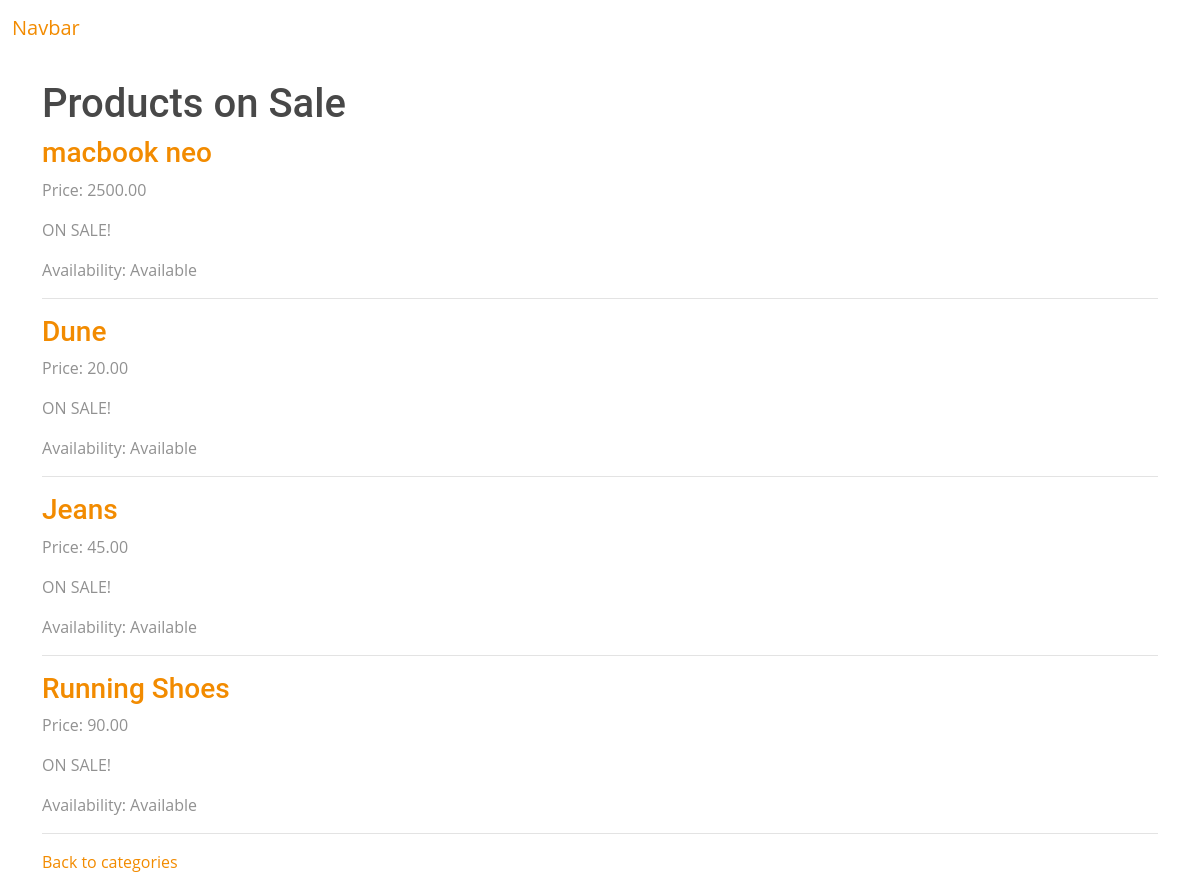
The app's page /on-sale/, older data.
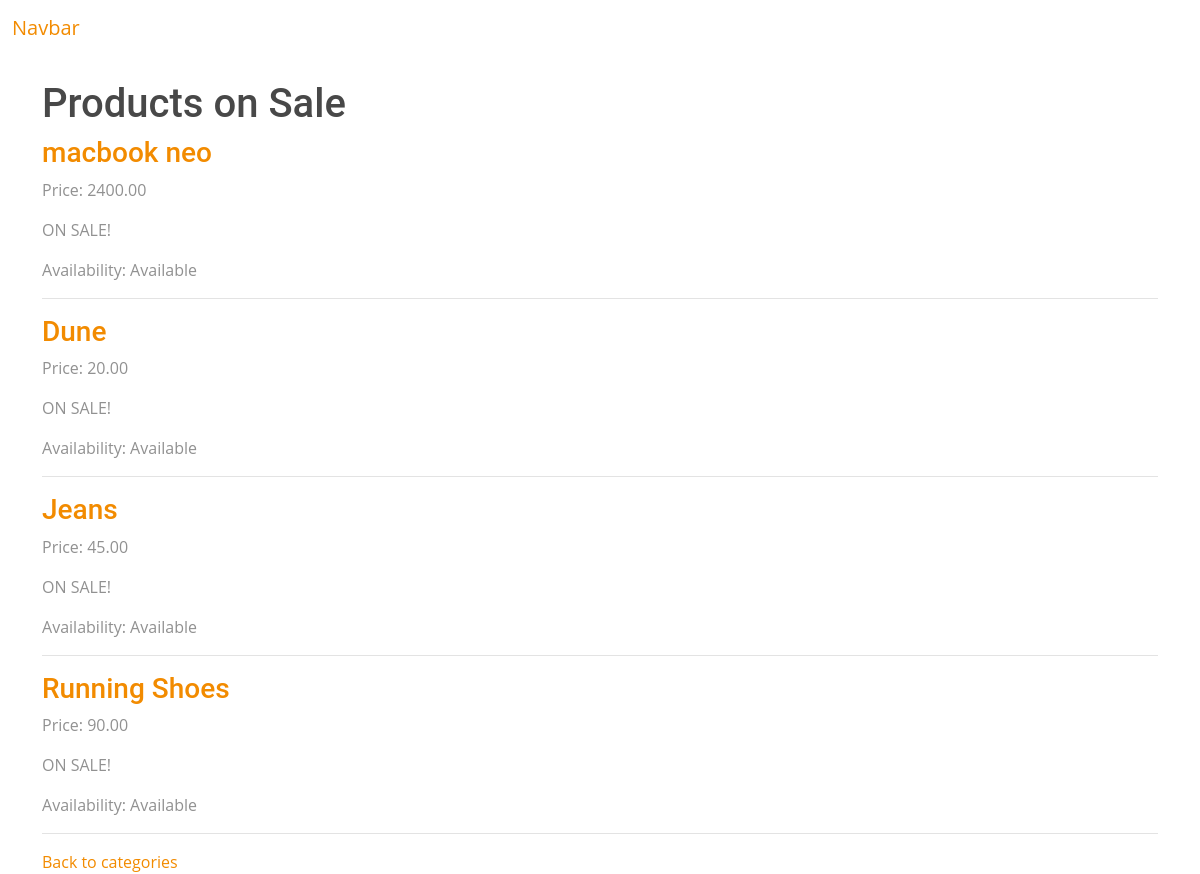
The same page, newer data.
### products/models.py (models this page shows, shortened)
class Products(models.Model):
    name = models.CharField(max_length=200)
    price = models.DecimalField(max_digits=10, decimal_places=2)
    quantity = models.DecimalField(max_digits=10, decimal_places=2)
    is_available = models.BooleanField(default=True)
    is_on_sale = models.BooleanField(default = False)
    description = models.TextField(blank=True, null=True)
    created_at = models.DateTimeField(auto_now_add=True)
    updated_at = models.DateTimeField(auto_now_add=True)
    category = models.ForeignKey(Category,on_delete=models.CASCADE, null=True, blank=True,  related_name="products")
    class Meta:
        db_table = "products"

### products/views.py (the view)
def products_on_sale(request):
    products = Products.objects.filter(is_on_sale=True)
    return render(request, "products/products_on_sale.html", {
        "products": products
    })

### products/templates/products/products_on_sale.html (shortened to what this page needs)
{% extends "base.html" %}
{% block content %}
<div class="container mt-4">
    <h1>Products on Sale</h1>
    {% for product in products %}
        <h3>
         <a href="{% url 'product_detail' product.id %}">
          {{ product.name }}
         </a>
        </h3>
        <p>Price: {{ product.price }}</p>
        <p>ON SALE!</p>
        {% if product.is_available %}
            <p>Availability: Available</p>
        {% else %}
            <p>Availability: Not available</p>
        {% endif %}
        <hr>
    {% empty %}
        <p>There are currently no products on sale.</p>
    {% endfor %}
    <a href="{% url 'category_list' %}">
        Back to categories
    </a>
</div>
{% endblock %}

Row changes from the older to the newer data that the page shows:
changed Products "macbook neo": price "2500.00" → "2400.00"
